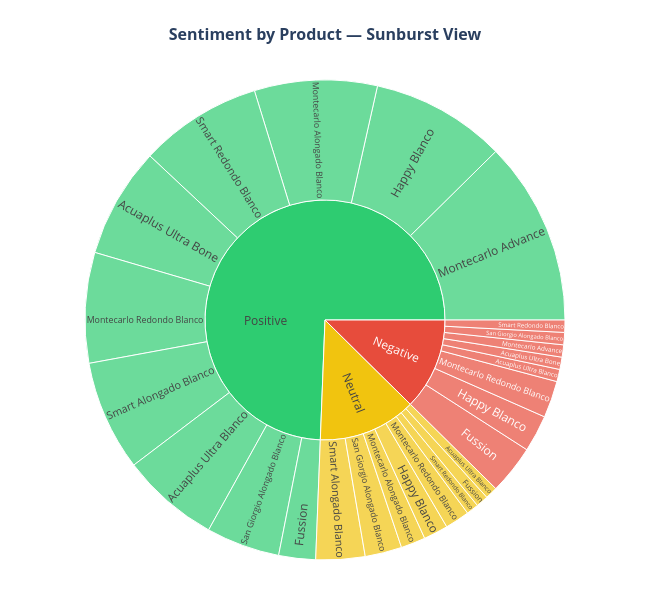

Source (notebook cell):
### Code cell
# Chart 7 — SUNBURST: Sentiment broken down by Product (unique & beautiful)
# Shows the full picture in one chart — which products drive which sentiments
top_products = df['Product Name'].value_counts().head(10).index.tolist()
sun_df = df[df['Product Name'].isin(top_products)].copy()
sun_df['Product Short'] = sun_df['Product Name'].str.replace('Sanitario ', '')
sun_counts = sun_df.groupby(['Sentiment_GPT', 'Product Short']).size().reset_index(name='Count')

fig = px.sunburst(
    sun_counts, path=['Sentiment_GPT', 'Product Short'], values='Count',
    title='<b>Sentiment by Product — Sunburst View</b>',
    color='Sentiment_GPT',
    color_discrete_map=COLORS,
    template=TEMPLATE
)
fig.update_traces(
    hovertemplate='<b>%{label}</b><br>Count: %{value}<br>Share: %{percentParent}<extra></extra>',
    insidetextorientation='radial'
)
fig.update_layout(
    title_x=0.5, title_font_size=16,
    width=650, height=600,
    margin=dict(t=80, b=40, l=40, r=40)
)
fig.show()

### Figure 1 — Plotly figure (JSON) as saved in the notebook; plotly's stock layout.template omitted (floating-point values rounded to 4 significant figures)
{"data": [{"branchvalues": "total", "customdata": [["Negative"], ["Negative"], ["Negative"], ["Negative"], ["Negative"], ["Negative"], ["Negative"], ["Negative"], ["Negative"], ["Neutral"], ["Neutral"], ["Neutral"], ["Neutral"], ["Neutral"], ["Neutral"], ["Neutral"], ["Neutral"], ["Neutral"], ["Positive"], ["Positive"], ["Positive"], ["Positive"], ["Positive"], ["Positive"], ["Positive"], ["Positive"], ["Positive"], ["Positive"], ["Positive"]], "domain": {"x": [0, 1], "y": [0, 1]}, "hovertemplate": "<b>%{label}</b><br>Count: %{value}<br>Share: %{percentParent}<extra></extra>", "ids": ["Negative/Acuaplus Ultra Blanco", "Negative/Acuaplus Ultra Bone", "Negative/Fussion", "Negative/Happy Blanco", "Negative/Montecarlo Advance", "Negative/Montecarlo Redondo Blanco", "Negative/San Giorgio Alongado Blanco", "Negative/Smart Redondo Blanco", "Negative", "Neutral/Smart Redondo Blanco", "Neutral", "Neutral/San Giorgio Alongado Blanco", "Neutral/Smart Alongado Blanco", "Neutral/Montecarlo Alongado Blanco", "Neutral/Happy Blanco", "Neutral/Fussion", "Neutral/Acuaplus Ultra Blanco", "Neutral/Montecarlo Redondo Blanco", "Positive/Acuaplus Ultra Blanco", "Positive/Acuaplus Ultra Bone", "Positive/Fussion", "Positive/Happy Blanco", "Positive/Montecarlo Advance", "Positive/Montecarlo Alongado Blanco", "Positive/Montecarlo Redondo Blanco", "Positive/San Giorgio Alongado Blanco", "Positive/Smart Alongado Blanco", "Positive/Smart Redondo Blanco", "Positive"], "insidetextorientation": "radial", "labels": ["Acuaplus Ultra Blanco", "Acuaplus Ultra Bone", "Fussion", "Happy Blanco", "Montecarlo Advance", "Montecarlo Redondo Blanco", "San Giorgio Alongado Blanco", "Smart Redondo Blanco", "Negative", "Smart Redondo Blanco", "Neutral", "San Giorgio Alongado Blanco", "Smart Alongado Blanco", "Montecarlo Alongado Blanco", "Happy Blanco", "Fussion", "Acuaplus Ultra Blanco", "Montecarlo Redondo Blanco", "Acuaplus Ultra Blanco", "Acuaplus Ultra Bone", "Fussion", "Happy Blanco", "Montecarlo Advance", "Montecarlo Alongado Blanco", "Montecarlo Redondo Blanco", "San Giorgio Alongado Blanco", "Smart Alongado Blanco", "Smart Redondo Blanco", "Positive"], "marker": {"colors": ["#e74c3c", "#e74c3c", "#e74c3c", "#e74c3c", "#e74c3c", "#e74c3c", "#e74c3c", "#e74c3c", "#e74c3c", "#f1c40f", "#f1c40f", "#f1c40f", "#f1c40f", "#f1c40f", "#f1c40f", "#f1c40f", "#f1c40f", "#f1c40f", "#2ecc71", "#2ecc71", "#2ecc71", "#2ecc71", "#2ecc71", "#2ecc71", "#2ecc71", "#2ecc71", "#2ecc71", "#2ecc71", "#2ecc71"]}, "name": "", "parents": ["Negative", "Negative", "Negative", "Negative", "Negative", "Negative", "Negative", "Negative", "", "Neutral", "", "Neutral", "Neutral", "Neutral", "Neutral", "Neutral", "Neutral", "Neutral", "Positive", "Positive", "Positive", "Positive", "Positive", "Positive", "Positive", "Positive", "Positive", "Positive", ""], "type": "sunburst", "values": [1.0, 1.0, 4.0, 3.0, 1.0, 3.0, 1.0, 1.0, 15.0, 1.0, 16.0, 3.0, 4.0, 2.0, 2.0, 1.0, 1.0, 2.0, 8.0, 9.0, 3.0, 11.0, 15.0, 10.0, 9.0, 6.0, 9.0, 10.0, 90.0]}], "layout": {"height": 600, "legend": {"tracegroupgap": 0}, "margin": {"b": 40, "l": 40, "r": 40, "t": 80}, "title": {"font": {"size": 16}, "text": "<b>Sentiment by Product — Sunburst View</b>", "x": 0.5}, "width": 650}}
